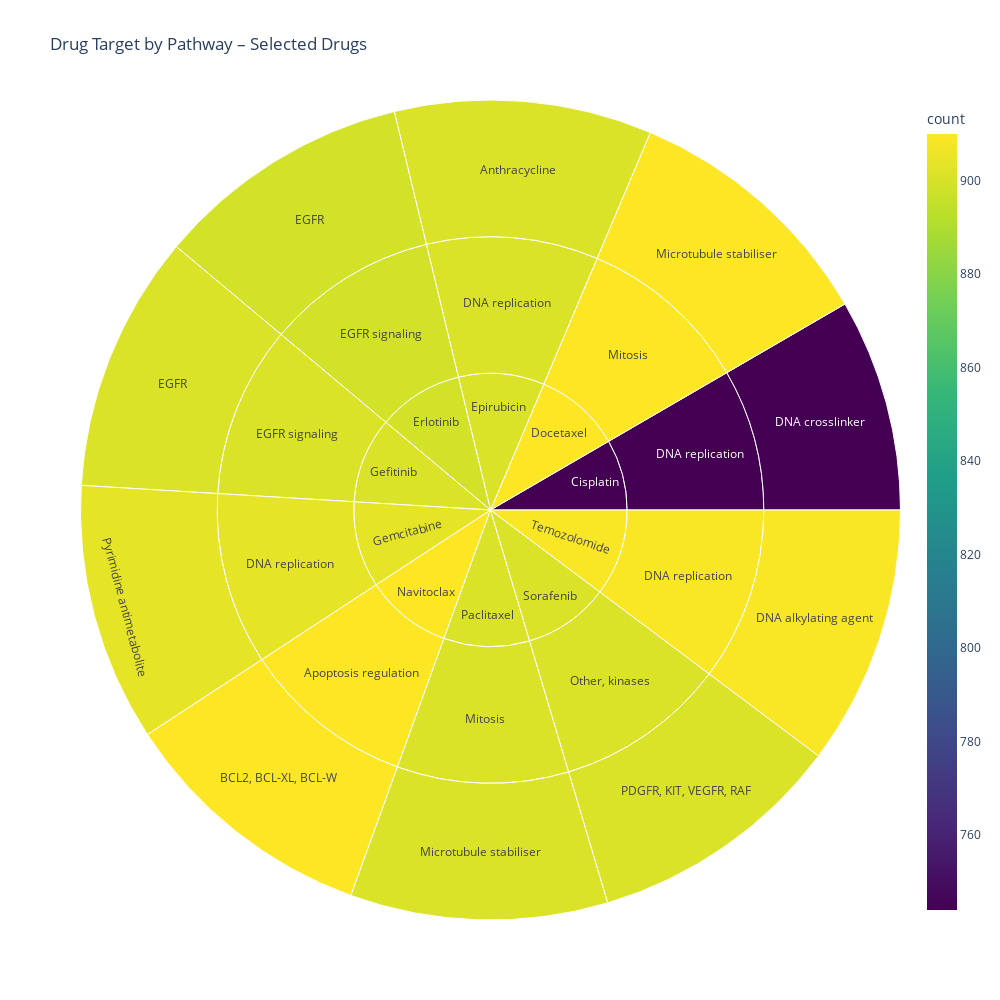

The notebook cell saved with this chart:
### Code cell
# list of working drug_names and drug_ids (subset of all drugs)
drugs_to_analyze = ['Cisplatin', 
                    'Docetaxel', 'Doxorubicin', 
                    'Epirubicin',  'Erlotinib',
                    'Gefitinib', 'Gemcitabine', 
                    'Navitoclax',
                    'Paclitaxel', 
                    'Sorafenib', 'Temozolomide']

# 'Docetaxel', 'Doxorubicin', 
# 

drug_set_ids = drug_lookup[drug_lookup['drug_name'].isin(drugs_to_analyze)].index
print(drug_set_ids)


# Option A: filter by name
mask = dose_df['drug_name'].isin(drugs_to_analyze)
subset_df = dose_df.loc[mask]

# # — or —

# # Option B: filter by drug_id 
# drug_set_ids = drug_lookup.loc[drug_lookup['drug_name'].isin(drugs_to_analyze)].index
# subset_df = dose_df[dose_df['drug_id'].isin(drug_set_ids)]

#drug subset information
fig = plot_sunburst(
    subset_df,
    ['drug_name','pathway', 'target'],
    'Drug Target by Pathway – Selected Drugs',
    # color_continuous_scale= 'purples', #'bupu',#'RdBu',
)

# Save figure
fig.write_image(
    RESULTS_DIR / 'drug_target_by_pathway_selected_drugs.png', 
    width=fig.layout.width,      
    height=fig.layout.height,     
    scale=3      # scale up for better resolution
)
fig.show()

### Figure 1 — Plotly figure (JSON) as saved in the notebook; plotly's stock layout.template omitted (floating-point values rounded to 4 significant figures)
{"data": [{"branchvalues": "total", "customdata": [[744.0], [910.0], [901.0], [899.0], [901.0], [904.0], [910.0], [901.0], [901.0], [909.0], [744.0], [910.0], [901.0], [899.0], [901.0], [904.0], [910.0], [901.0], [901.0], [909.0], [744.0], [910.0], [901.0], [899.0], [901.0], [904.0], [910.0], [901.0], [901.0], [909.0]], "domain": {"x": [0, 1], "y": [0, 1]}, "hovertemplate": "labels=%{label}<br>count_sum=%{value}<br>parent=%{parent}<br>id=%{id}<br>count=%{color}<extra></extra>", "ids": ["Cisplatin/DNA replication/DNA crosslinker", "Docetaxel/Mitosis/Microtubule stabiliser", "Epirubicin/DNA replication/Anthracycline", "Erlotinib/EGFR signaling/EGFR", "Gefitinib/EGFR signaling/EGFR", "Gemcitabine/DNA replication/Pyrimidine antimetabolite", "Navitoclax/Apoptosis regulation/BCL2, BCL-XL, BCL-W", "Paclitaxel/Mitosis/Microtubule stabiliser", "Sorafenib/Other, kinases/PDGFR, KIT, VEGFR, RAF", "Temozolomide/DNA replication/DNA alkylating agent", "Cisplatin/DNA replication", "Docetaxel/Mitosis", "Epirubicin/DNA replication", "Erlotinib/EGFR signaling", "Gefitinib/EGFR signaling", "Gemcitabine/DNA replication", "Navitoclax/Apoptosis regulation", "Paclitaxel/Mitosis", "Sorafenib/Other, kinases", "Temozolomide/DNA replication", "Cisplatin", "Docetaxel", "Epirubicin", "Erlotinib", "Gefitinib", "Gemcitabine", "Navitoclax", "Paclitaxel", "Sorafenib", "Temozolomide"], "labels": ["DNA crosslinker", "Microtubule stabiliser", "Anthracycline", "EGFR", "EGFR", "Pyrimidine antimetabolite", "BCL2, BCL-XL, BCL-W", "Microtubule stabiliser", "PDGFR, KIT, VEGFR, RAF", "DNA alkylating agent", "DNA replication", "Mitosis", "DNA replication", "EGFR signaling", "EGFR signaling", "DNA replication", "Apoptosis regulation", "Mitosis", "Other, kinases", "DNA replication", "Cisplatin", "Docetaxel", "Epirubicin", "Erlotinib", "Gefitinib", "Gemcitabine", "Navitoclax", "Paclitaxel", "Sorafenib", "Temozolomide"], "marker": {"coloraxis": "coloraxis", "colors": [744.0, 910.0, 901.0, 899.0, 901.0, 904.0, 910.0, 901.0, 901.0, 909.0, 744.0, 910.0, 901.0, 899.0, 901.0, 904.0, 910.0, 901.0, 901.0, 909.0, 744.0, 910.0, 901.0, 899.0, 901.0, 904.0, 910.0, 901.0, 901.0, 909.0]}, "name": "", "parents": ["Cisplatin/DNA replication", "Docetaxel/Mitosis", "Epirubicin/DNA replication", "Erlotinib/EGFR signaling", "Gefitinib/EGFR signaling", "Gemcitabine/DNA replication", "Navitoclax/Apoptosis regulation", "Paclitaxel/Mitosis", "Sorafenib/Other, kinases", "Temozolomide/DNA replication", "Cisplatin", "Docetaxel", "Epirubicin", "Erlotinib", "Gefitinib", "Gemcitabine", "Navitoclax", "Paclitaxel", "Sorafenib", "Temozolomide", "", "", "", "", "", "", "", "", "", ""], "sort": false, "type": "sunburst", "values": [744.0, 910.0, 901.0, 899.0, 901.0, 904.0, 910.0, 901.0, 901.0, 909.0, 744.0, 910.0, 901.0, 899.0, 901.0, 904.0, 910.0, 901.0, 901.0, 909.0, 744.0, 910.0, 901.0, 899.0, 901.0, 904.0, 910.0, 901.0, 901.0, 909.0]}], "layout": {"coloraxis": {"colorbar": {"title": {"text": "count"}}, "colorscale": [[0, "#440154"], [0.1111, "#482878"], [0.2222, "#3e4989"], [0.3333, "#31688e"], [0.4444, "#26828e"], [0.5556, "#1f9e89"], [0.6667, "#35b779"], [0.7778, "#6ece58"], [0.8889, "#b5de2b"], [1, "#fde725"]]}, "height": 1000, "legend": {"tracegroupgap": 0}, "title": {"text": "Drug Target by Pathway – Selected Drugs"}, "width": 1000}}
